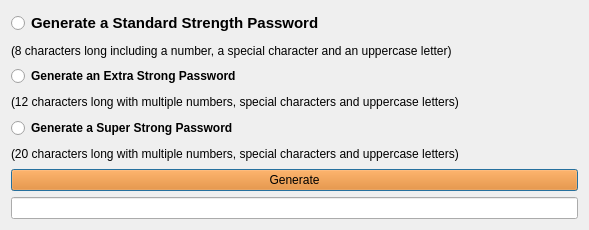
<?xml version="1.0" encoding="UTF-8"?>
<ui version="4.0">
 <class>Dialog</class>
 <widget class="QDialog" name="Dialog">
  <property name="geometry">
   <rect>
    <x>0</x>
    <y>0</y>
    <width>589</width>
    <height>230</height>
   </rect>
  </property>
  <property name="windowTitle">
   <string>random-password-generator</string>
  </property>
  <layout class="QGridLayout" name="gridLayout">
   <item row="1" column="0">
    <widget class="QLabel" name="label">
     <property name="sizePolicy">
      <sizepolicy hsizetype="Minimum" vsizetype="Minimum">
       <horstretch>0</horstretch>
       <verstretch>0</verstretch>
      </sizepolicy>
     </property>
     <property name="text">
      <string>(8 characters long including a number, a special character and an uppercase letter)</string>
     </property>
    </widget>
   </item>
   <item row="3" column="0">
    <widget class="QLabel" name="label_2">
     <property name="sizePolicy">
      <sizepolicy hsizetype="Minimum" vsizetype="Minimum">
       <horstretch>0</horstretch>
       <verstretch>0</verstretch>
      </sizepolicy>
     </property>
     <property name="text">
      <string>(12 characters long with multiple numbers, special characters and uppercase letters)</string>
     </property>
    </widget>
   </item>
   <item row="5" column="0">
    <widget class="QLabel" name="label_3">
     <property name="sizePolicy">
      <sizepolicy hsizetype="Minimum" vsizetype="Minimum">
       <horstretch>0</horstretch>
       <verstretch>0</verstretch>
      </sizepolicy>
     </property>
     <property name="text">
      <string>(20 characters long with multiple numbers, special characters and uppercase letters)</string>
     </property>
    </widget>
   </item>
   <item row="8" column="0">
    <widget class="QLineEdit" name="lineEdit">
     <property name="sizePolicy">
      <sizepolicy hsizetype="Minimum" vsizetype="Minimum">
       <horstretch>0</horstretch>
       <verstretch>0</verstretch>
      </sizepolicy>
     </property>
     <property name="styleSheet">
      <string notr="true">color: rgb(164, 0, 0);</string>
     </property>
     <property name="alignment">
      <set>Qt::AlignCenter</set>
     </property>
    </widget>
   </item>
   <item row="0" column="0">
    <widget class="QRadioButton" name="rb_standard">
     <property name="sizePolicy">
      <sizepolicy hsizetype="Minimum" vsizetype="Minimum">
       <horstretch>0</horstretch>
       <verstretch>0</verstretch>
      </sizepolicy>
     </property>
     <property name="font">
      <font>
       <pointsize>11</pointsize>
       <weight>75</weight>
       <bold>true</bold>
      </font>
     </property>
     <property name="text">
      <string>Generate a Standard Strength Password</string>
     </property>
    </widget>
   </item>
   <item row="2" column="0">
    <widget class="QRadioButton" name="rb_extra">
     <property name="sizePolicy">
      <sizepolicy hsizetype="Minimum" vsizetype="Minimum">
       <horstretch>0</horstretch>
       <verstretch>0</verstretch>
      </sizepolicy>
     </property>
     <property name="font">
      <font>
       <weight>75</weight>
       <bold>true</bold>
      </font>
     </property>
     <property name="text">
      <string>Generate an Extra Strong Password</string>
     </property>
    </widget>
   </item>
   <item row="4" column="0">
    <widget class="QRadioButton" name="rb_super">
     <property name="sizePolicy">
      <sizepolicy hsizetype="Minimum" vsizetype="Minimum">
       <horstretch>0</horstretch>
       <verstretch>0</verstretch>
      </sizepolicy>
     </property>
     <property name="font">
      <font>
       <weight>75</weight>
       <bold>true</bold>
      </font>
     </property>
     <property name="text">
      <string>Generate a Super Strong Password</string>
     </property>
    </widget>
   </item>
   <item row="6" column="0">
    <widget class="QPushButton" name="btn_generate">
     <property name="sizePolicy">
      <sizepolicy hsizetype="Minimum" vsizetype="Minimum">
       <horstretch>0</horstretch>
       <verstretch>0</verstretch>
      </sizepolicy>
     </property>
     <property name="styleSheet">
      <string notr="true">background-color: rgb(245, 121, 0);</string>
     </property>
     <property name="text">
      <string>Generate</string>
     </property>
    </widget>
   </item>
  </layout>
 </widget>
 <resources/>
 <connections/>
</ui>
